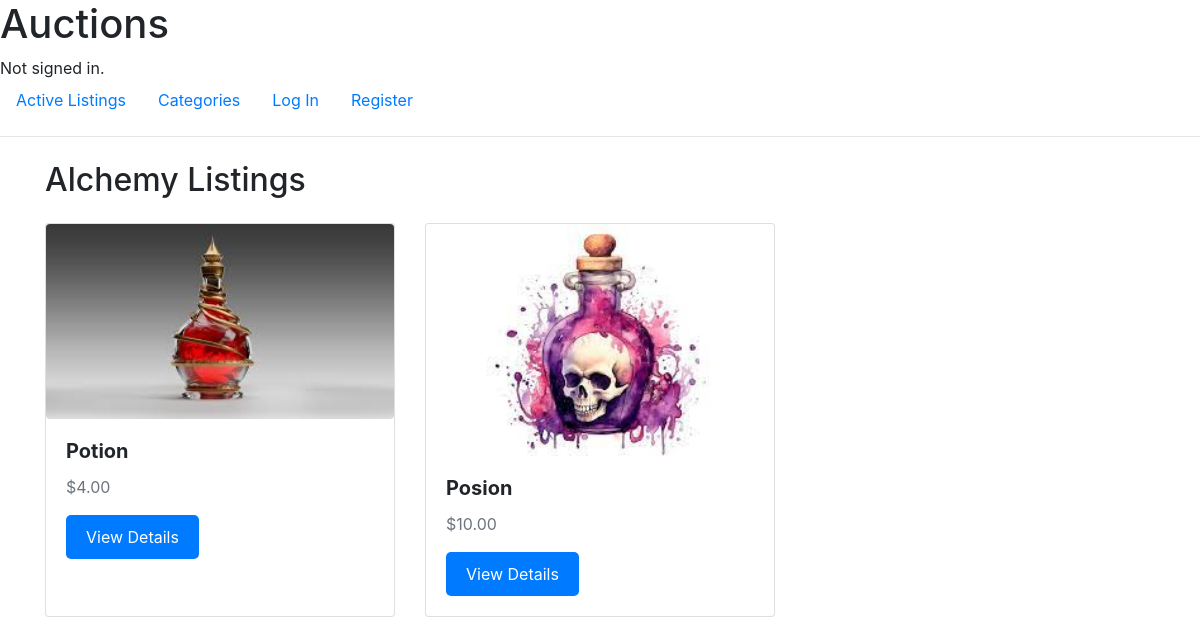
Before: /categories/Alchemy with the older database file.
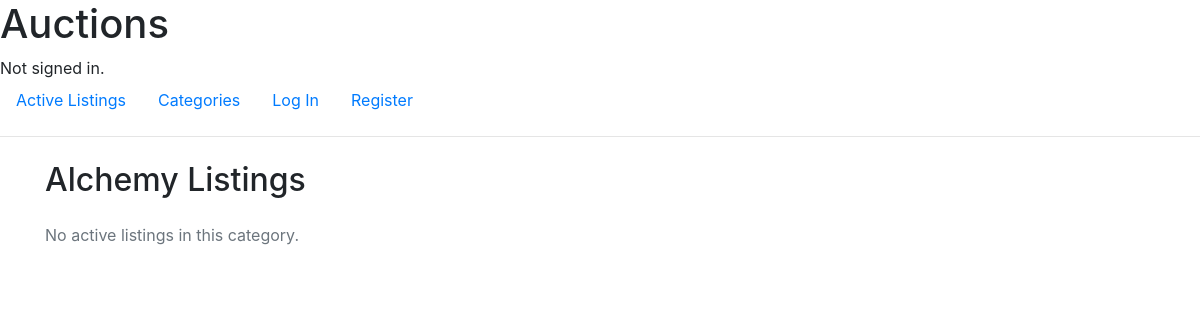
After: the same page with the newer database file.
### auctions/models.py (models this page shows, shortened)
class Listing(models.Model):
    title = models.CharField(max_length=50)
    description = models.TextField()
    starting_bid = models.DecimalField(max_digits=10, decimal_places=2)
    current_price = models.DecimalField(max_digits=10, decimal_places=2, default=0)
    image = models.ImageField(upload_to='', blank=True, null=True)
    category = models.ForeignKey(Category, on_delete=models.SET_NULL, null=True, blank=True)
    author = models.ForeignKey(User, on_delete=models.CASCADE, related_name='listings')
    created_at = models.DateTimeField(auto_now_add=True)
    is_active = models.BooleanField(default=True)
    winner = models.ForeignKey(User, on_delete=models.SET_NULL, blank=True, null=True)

### auctions/views.py (the view)
# urls.py: path('categories/<str:category>', views.category_listings, name='category_listings'),
def category_listings(request, category):
    category_obj = get_object_or_404(Category, name=category)
    listings = Listing.objects.filter(category=category_obj, is_active=True)
    return render(request, "auctions/category_listings.html", {'listings': listings, 'category': category})

### auctions/templates/auctions/category_listings.html
{% extends "auctions/layout.html" %}
{% load static %}
{% block body %}
    <div class="container mt-4">
        <h2 class="mb-4">{{ category }} Listings</h2>
        {% if listings %}
            <div class="row">
                {% for listing in listings %}
                    <div class="col-md-4 mb-4">
                        <div class="card h-100">
                            {% if listing.image %}
                                <img src="{{ listing.image.url }}" class="card-img-top rounded img-outline" alt="{{ listing.title }}">
                            {% else %}
                                <div class="placeholder-img card-img-top rounded"></div>
                            {% endif %}
                            <div class="card-body">
                                <h5 class="card-title font-weight-bold">{{ listing.title }}</h5>
                                <p class="card-text text-muted">${{ listing.starting_bid }}</p>
                                <a href="{% url 'listing_detail' listing.id %}" class="btn btn-primary">View Details</a>
                            </div>
                        </div>
                    </div>
                {% endfor %}
            </div>
        {% else %}
            <p class="text-muted">No active listings in this category.</p>
        {% endif %}
    </div>
{% endblock %}

Changed rows visible on the page:
no longer on this page (row edited): Listing: image (picture), title "Potion", starting_bid "4.00"
no longer on this page (row edited): Listing: image (picture), title "Posion", starting_bid "10.00"
Other visible differences:
text now shown: "No active listings in this category."
